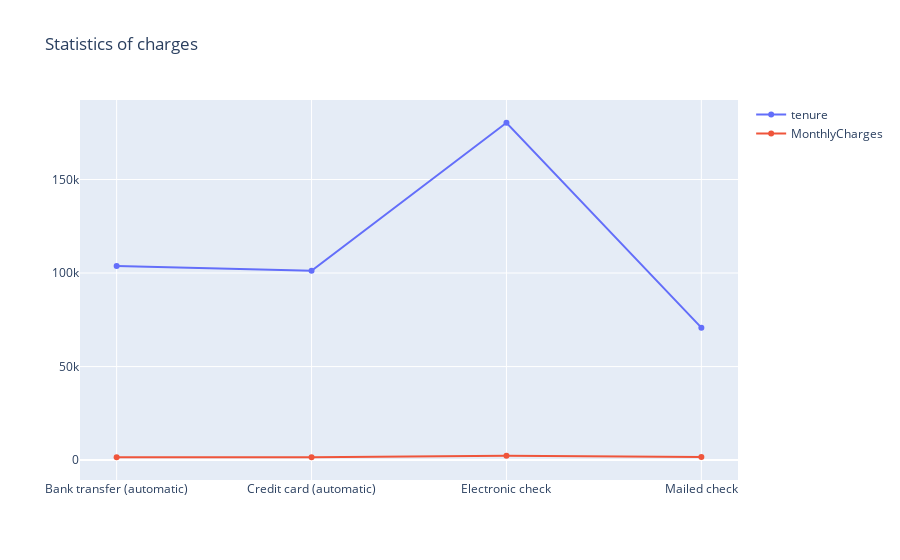

The cell this chart's notebook holds for it:
### Code cell
# count of the number of charges and tenure by payment method
charges_df = df.groupby('PaymentMethod')[['MonthlyCharges']].sum().join(
    df.groupby('PaymentMethod')[['InternetService']].count()
)
charges_df.columns = ['tenure', 'MonthlyCharges']

# line for total charges
trace0 = go.Scatter(
    x=charges_df.index,
    y=charges_df.tenure,
    name='tenure'
)

# line for monthly charges
trace1 = go.Scatter(
    x=charges_df.index,
    y=charges_df.MonthlyCharges,
    name='MonthlyCharges'
)

# data array
data = [trace0, trace1]
layout = {'title': 'Statistics of charges'}

# create object figure and visualization
fig = go.Figure(data=data, layout=layout)
iplot(fig, show_link=False)

### Figure 1 — Plotly figure (JSON) as saved in the notebook; plotly's stock layout.template omitted (floating-point values rounded to 4 significant figures)
{"data": [{"name": "tenure", "type": "scatter", "x": ["Bank transfer (automatic)", "Credit card (automatic)", "Electronic check", "Mailed check"], "y": [103700.0, 101200.0, 180300.0, 70790.0]}, {"name": "MonthlyCharges", "type": "scatter", "x": ["Bank transfer (automatic)", "Credit card (automatic)", "Electronic check", "Mailed check"], "y": [1544, 1522, 2365, 1612]}], "layout": {"title": {"text": "Statistics of charges"}}}
